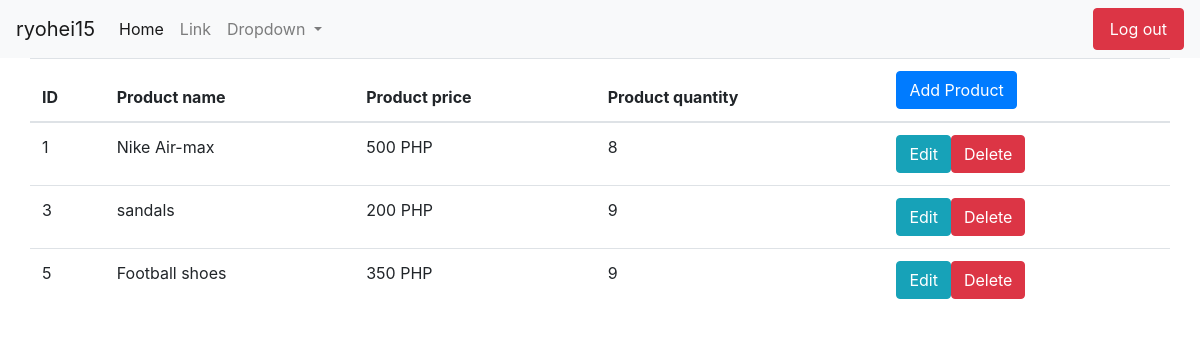
/product/product.php (signed in), run on an earlier commit of the app's database.
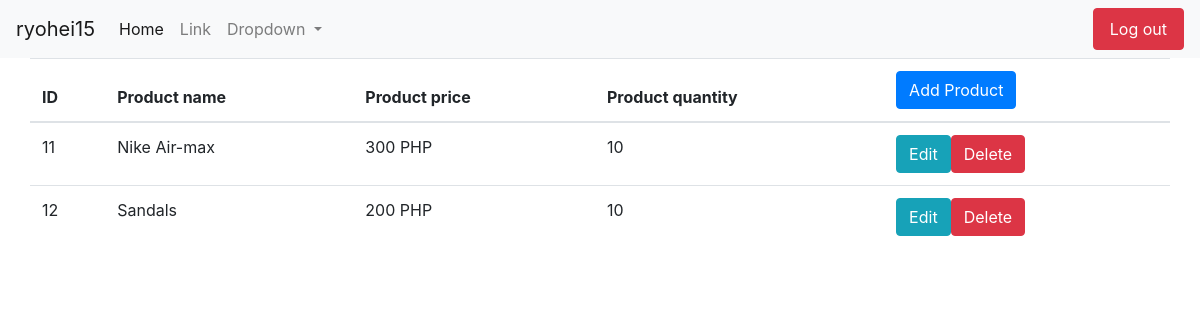
And on a later commit of the database.
### tables this page shows
CREATE TABLE `product` (
  `product_id` int(50) NOT NULL,
  `user_id` int(50) NOT NULL,
  `category_id` int(50) NOT NULL,
  `product_name` text NOT NULL,
  `product_price` int(50) NOT NULL,
  `product_quantity` int(50) NOT NULL
);

### classes/Database.php (called while the page is built, shortened)
<?php
class Database{
    private $servername = "localhost";
    private $username = "root";
    private $password = "";
    private $database = "ec";
    public function __construct()
    {
        $this->conn = new mysqli($this->servername, $this->username, $this->password, $this->database);
        return $this->conn;
    }
}

### classes/Product.php (called while the page is built, shortened)
<?php
require_once "Database.php";
class Product extends Database
{
    public function getProduct()
    {
        $sql = "SELECT * FROM product";
        $result = $this->conn->query($sql) or die("Conection error: " . $this->conn->connect_error);
        $rows = array();
        while ($row = $result->fetch_assoc()) {
            $rows[] = $row;
        }
        return $rows;
    }
}

### product/product.php (the view, shortened to what this page needs)
<?php
require_once "../classes/Product.php";
$product = new Product;
$result = $product->getProduct();
?>
<!DOCTYPE html>
<html>
<head>
    <link rel="stylesheet" href="https://stackpath.bootstrapcdn.com/bootstrap/4.1.3/css/bootstrap.min.css"
>
</head>
<body>
    <nav class="navbar navbar-expand-lg navbar-light bg-light">
        <a class="navbar-brand" href="#">
            <?php echo $_SESSION['username']; ?></a>
        <div class="collapse navbar-collapse" id="navbarSupportedContent">
            <ul class="navbar-nav mr-auto">
                <li class="nav-item active">
                    <a class="nav-link" href="../admin/admin_home.php">Home <span class="sr-only">(current)</span></a>
                </li>
                <li class="nav-item">
                    <a class="nav-link" href="#">Link</a>
                </li>
                <li class="nav-item dropdown">
                    <a class="nav-link dropdown-toggle" href="#" id="navbarDropdown" role="button" data-toggle="dropdown"
                        aria-haspopup="true" aria-expanded="false">
                        Dropdown
                    </a>
                </li>
            </ul>
            <form class="form-inline my-2 my-lg-0">
                <a class="nav-link btn btn-danger" href="../logout.php">Log out</a>
            </form>
        </div>
    </nav>
    <div class="container">
        <div class="row">
            <table class="table table-hover">
                <thead>
                    <tr>
                        <th>ID</th>
                        <th>Product name</th>
                        <th>Product price</th>
                        <th>Product quantity</th>
                        <th>
                            <a href="product_c.php" class="btn btn-primary">Add Product</a>
                        </th>
                    </tr>
                </thead>
                <tbody>
                    <?php
                        foreach ($result as $key => $row) {
                            $id = $row['product_id'];
                            $name = $row['product_name'];
                            $price = $row['product_price'];
                            $quantity = $row['product_quantity'];
                            echo "<tr>";
                            echo "<td>" . $id . "</td>";
                            echo "<td>" . $name . "</td>";
                            echo "<td>" . $price . " PHP</td>";
                            echo "<td>" . $quantity . "</td>";
                            echo "<td>";
                            echo "<a href='product_e.php?id=$id' class='btn btn-info'>Edit</a>";
                            echo "<a href='productAction.php?action=delete&id=$id' class='btn btn-danger'>Delete</a>";
                            echo "</td>";
                            echo "</tr>";
                        }
                    ?>
                </tbody>
            </table>
        </div>
    </div>
</body>
</html>

What changed in the data, as far as the page shows it:
removed product: product_id "1", product_name "Nike Air-max", product_price "500", product_quantity "8"
removed product: product_id "3", product_name "sandals", product_price "200", product_quantity "9"
removed product: product_id "5", product_name "Football shoes", product_price "350", product_quantity "9"
added product: product_id "11", product_name "Nike Air-max", product_price "300", product_quantity "10"
added product: product_id "12", product_name "Sandals", product_price "200", product_quantity "10"
